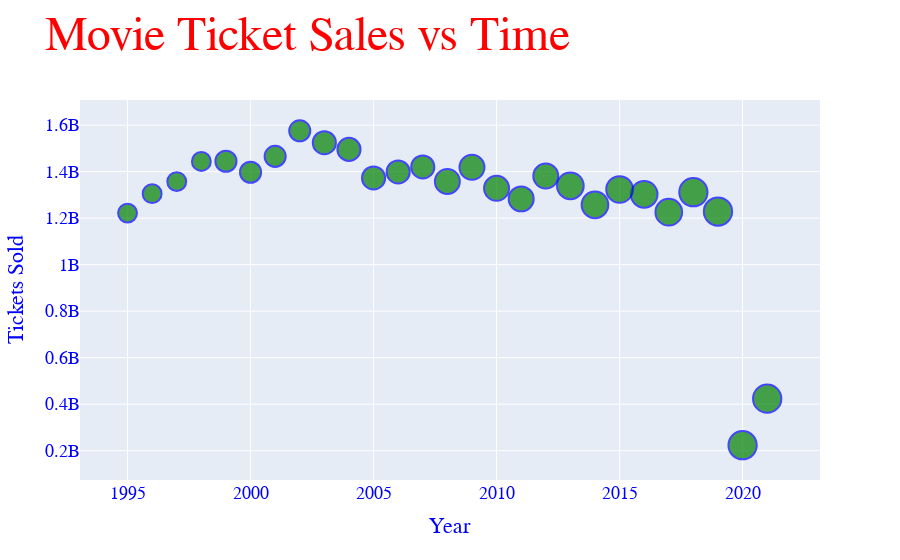

Source (notebook cell):
### Markdown cell above
# Customizing P

### Code cell
fig = px.scatter(df, x='YEAR', 
           y='TICKETS SOLD',
           size='AVERAGE TICKET PRICE',
           title='Movie Ticket Sales vs Time',
           labels={'TICKETS SOLD':'Tickets Sold',
                   'YEAR':'Year'}
           )

fig.update_traces(marker=dict(
            color='Green',
            line=dict(
                color='Blue',
                width=2
            )
        ),)

fig.update_layout(
    font_family="Calibri",
    font_color="blue",
    font_size=18,
    title_font_family="Bangers",
    title_font_size=48,
    title_font_color="Red",
)

fig.show()

### Figure 1 — Plotly figure (JSON) as saved in the notebook; plotly's stock layout.template omitted (floating-point values rounded to 4 significant figures)
{"data": [{"hovertemplate": "Year=%{x}<br>Tickets Sold=%{y}<br>AVERAGE TICKET PRICE=%{marker.size}<extra></extra>", "legendgroup": "", "marker": {"color": "Green", "line": {"color": "Blue", "width": 2}, "size": [9, 9, 9, 9, 8, 8, 8, 8, 8, 7, 7, 7, 7, 7, 6, 6, 6, 6, 6, 5, 5, 5, 5, 4, 4, 4, 4], "sizemode": "area", "sizeref": 0.0225, "symbol": "circle"}, "mode": "markers", "name": "", "orientation": "v", "showlegend": false, "type": "scatter", "x": [2021, 2020, 2019, 2018, 2017, 2016, 2015, 2014, 2013, 2012, 2011, 2010, 2009, 2008, 2007, 2006, 2005, 2004, 2003, 2002, 2001, 2000, 1999, 1998, 1997, 1996, 1995], "xaxis": "x", "y": [423774881, 223638958, 1228541629, 1311536128, 1225639761, 1302556378, 1323356776, 1257402920, 1339168926, 1380921942, 1282915168, 1328549021, 1418567388, 1358042073, 1420036680, 1398738283, 1372980280, 1495651298, 1524589620, 1575756527, 1465874205, 1397460079, 1444664086, 1443832471, 1357349648, 1305221290, 1221705907], "yaxis": "y"}], "layout": {"autosize": true, "font": {"color": "blue", "family": "Calibri", "size": 18}, "legend": {"itemsizing": "constant", "tracegroupgap": 0}, "title": {"font": {"color": "Red", "family": "Bangers", "size": 48}, "text": "Movie Ticket Sales vs Time"}, "xaxis": {"anchor": "y", "autorange": true, "domain": [0, 1], "range": [1993.0, 2023.0], "title": {"text": "Year"}, "type": "linear"}, "yaxis": {"anchor": "x", "autorange": true, "domain": [0, 1], "range": [-25970000.0, 1785000000.0], "title": {"text": "Tickets Sold"}, "type": "linear"}}}
